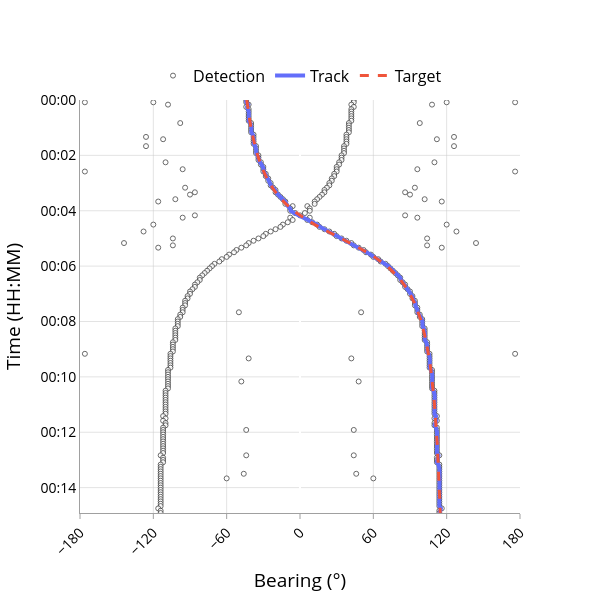

Notebook code for this chart:
### Code cell
import numpy as np
from stonesoup.dataassociator.probability import PDA
from stonesoup.functions import gm_reduce_single
from stonesoup.hypothesiser.probability import PDAHypothesiser
from stonesoup.models.measurement.linear import LinearGaussian
from stonesoup.models.transition.linear import ConstantVelocity
from stonesoup.predictor.kalman import KalmanPredictor
from stonesoup.types.array import StateVectors
from stonesoup.types.state import GaussianState
from stonesoup.types.track import Track
from stonesoup.types.update import GaussianStateUpdate
from stonesoup.updater.kalman import KalmanUpdater

from nereus.plotter import plot_btr

predictor = KalmanPredictor(ConstantVelocity(0.000001))
measurement_model = LinearGaussian(
    ndim_state=2,
    mapping=[0],
    noise_covar=np.array([[np.deg2rad(1) ** 2]]),
)
updater = KalmanUpdater(measurement_model=measurement_model)
hypothesiser = PDAHypothesiser(
    predictor=predictor,
    updater=updater,
    clutter_spatial_density=5 / np.pi,
    prob_detect=0.95,
)
data_associator = PDA(hypothesiser=hypothesiser)

initial_bearing = float(relative_bearing_truth[0].state_vector[0]) + \
    np.random.normal(0, np.deg2rad(2))
prior_state = GaussianState(
    np.array([initial_bearing, 0.0]),
    np.diag([np.deg2rad(5) ** 2, np.deg2rad(0.5) ** 2]),
    timestamp=start_time,
)
track = Track([prior_state])

for timestamp, detections in all_detections:
    hypotheses = data_associator.associate({track}, detections, timestamp)[track]
    posterior_states = []
    posterior_weights = []
    for hypothesis in hypotheses:
        posterior_states.append(
            hypothesis.prediction if not hypothesis else updater.update(hypothesis)
        )
        posterior_weights.append(float(hypothesis.probability))
    means = StateVectors([state.state_vector for state in posterior_states])
    covars = np.stack([state.covar for state in posterior_states], axis=2)
    weights = np.asarray(posterior_weights)
    post_mean, post_covar = gm_reduce_single(means, covars, weights)
    track.append(GaussianStateUpdate(post_mean, post_covar, hypotheses, timestamp))

plot_btr(
    timesteps=timesteps,
    steering_azimuths=np.rad2deg(steering_azimuths_rad),
    truths=relative_bearing_truths,
    detections=all_detections_flat,
    tracks=[track],
).show()

### Figure 1 — Plotly figure (JSON) as saved in the notebook; plotly's stock layout.template omitted (floating-point values rounded to 4 significant figures; data arrays with more than 128 entries replaced by an {"elided": "..."} marker saying what was removed)
{"data": [{"marker": {"color": "white", "line": {"width": 1}, "opacity": 0.8, "size": 5}, "mode": "markers", "name": "Detection", "type": "scatter", "x": {"elided": "421 float values"}, "y": {"elided": "421 str values"}}, {"line": {"color": "#636EFA", "width": 4}, "mode": "lines", "name": "Track", "type": "scatter", "x": {"elided": "181 float values"}, "y": {"elided": "181 str values"}}, {"line": {"color": "#EF553B", "dash": "dash", "width": 3}, "mode": "lines", "name": "Target", "type": "scatter", "x": {"elided": "180 float values"}, "y": {"elided": "180 str values"}}], "layout": {"font": {"color": "black", "size": 16}, "height": 600, "legend": {"orientation": "h", "x": 0.5, "xanchor": "center", "y": 1.1}, "paper_bgcolor": "white", "plot_bgcolor": "white", "showlegend": true, "width": 600, "xaxis": {"dtick": 60, "gridcolor": "rgba(200, 200, 200, 0.5)", "linecolor": "rgba(160, 160, 160, 1.0)", "linewidth": 1, "range": [-180, 180], "showgrid": true, "showline": true, "tick0": -180, "tickangle": -45, "tickcolor": "rgba(160, 160, 160, 1.0)", "tickfont": {"size": 14}, "tickmode": "linear", "ticks": "outside", "title": {"text": "Bearing (°)"}}, "yaxis": {"autorange": false, "gridcolor": "rgba(200, 200, 200, 0.5)", "linecolor": "rgba(160, 160, 160, 1.0)", "linewidth": 1, "range": ["2026-02-19T00:14:55", "2026-02-19T00:00:00"], "showgrid": true, "showline": true, "tickcolor": "rgba(160, 160, 160, 1.0)", "tickfont": {"size": 14}, "tickformat": "%H:%M", "title": {"text": "Time (HH:MM)"}}}}
